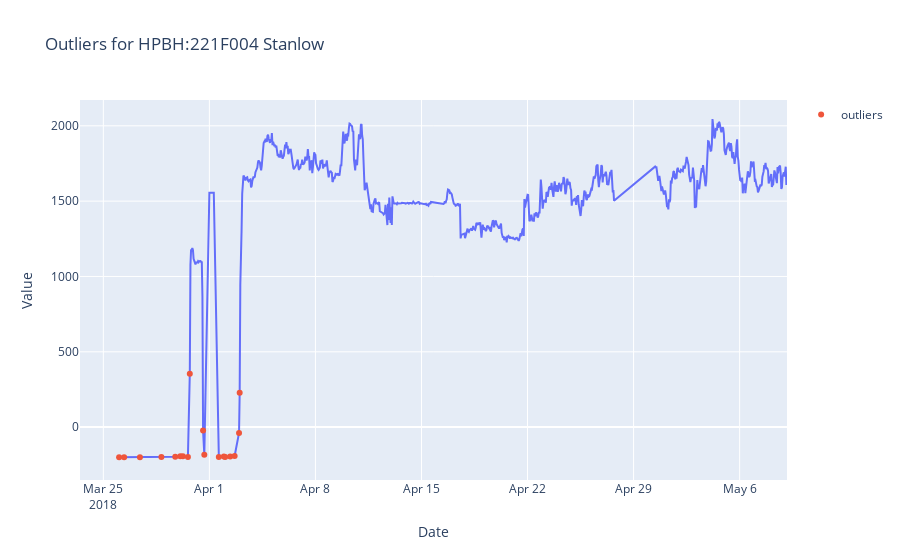

Notebook source saved alongside this figure:
### Markdown cell above
detect_outliers() funcion

### Code cell
data_cleansing.detect_outliers(df, col_name=df.columns[1], threshold=3)

### Figure 1 — Plotly figure (JSON) as saved in the notebook; plotly's stock layout.template omitted (floating-point values rounded to 4 significant figures; data arrays with more than 128 entries replaced by an {"elided": "..."} marker saying what was removed)
{"data": [{"hovertemplate": "Date=%{x}<br>HPBH:221F004 Stanlow=%{y}<extra></extra>", "legendgroup": "", "line": {"color": "#636efa", "dash": "solid"}, "marker": {"symbol": "circle"}, "mode": "lines", "name": "", "orientation": "v", "showlegend": false, "type": "scatter", "x": {"elided": "823 str values"}, "xaxis": "x", "y": {"elided": "823 float values"}, "yaxis": "y"}, {"mode": "markers", "name": "outliers", "type": "scatter", "x": ["2018-03-26T01:00:00", "2018-03-26T09:00:00", "2018-03-27T10:00:00", "2018-03-28T20:00:00", "2018-03-29T18:00:00", "2018-03-30T02:00:00", "2018-03-30T06:00:00", "2018-03-30T14:00:00", "2018-03-30T17:00:00", "2018-03-31T14:00:00", "2018-03-31T16:00:00", "2018-04-01T15:00:00", "2018-04-01T23:00:00", "2018-04-02T01:00:00", "2018-04-02T09:00:00", "2018-04-02T16:00:00", "2018-04-02T23:00:00", "2018-04-03T00:00:00"], "y": [-200, -200, -200, -199.0, -196.9, -193.3, -193.0, -198.4, 354.2, -23.05, -182.9, -198.6, -195.7, -197.6, -194.4, -191.8, -39.1, 227.9]}], "layout": {"legend": {"tracegroupgap": 0}, "title": {"text": "Outliers for HPBH:221F004 Stanlow"}, "xaxis": {"anchor": "y", "domain": [0, 1], "title": {"text": "Date"}}, "yaxis": {"anchor": "x", "domain": [0, 1], "title": {"text": "Value"}}}}
